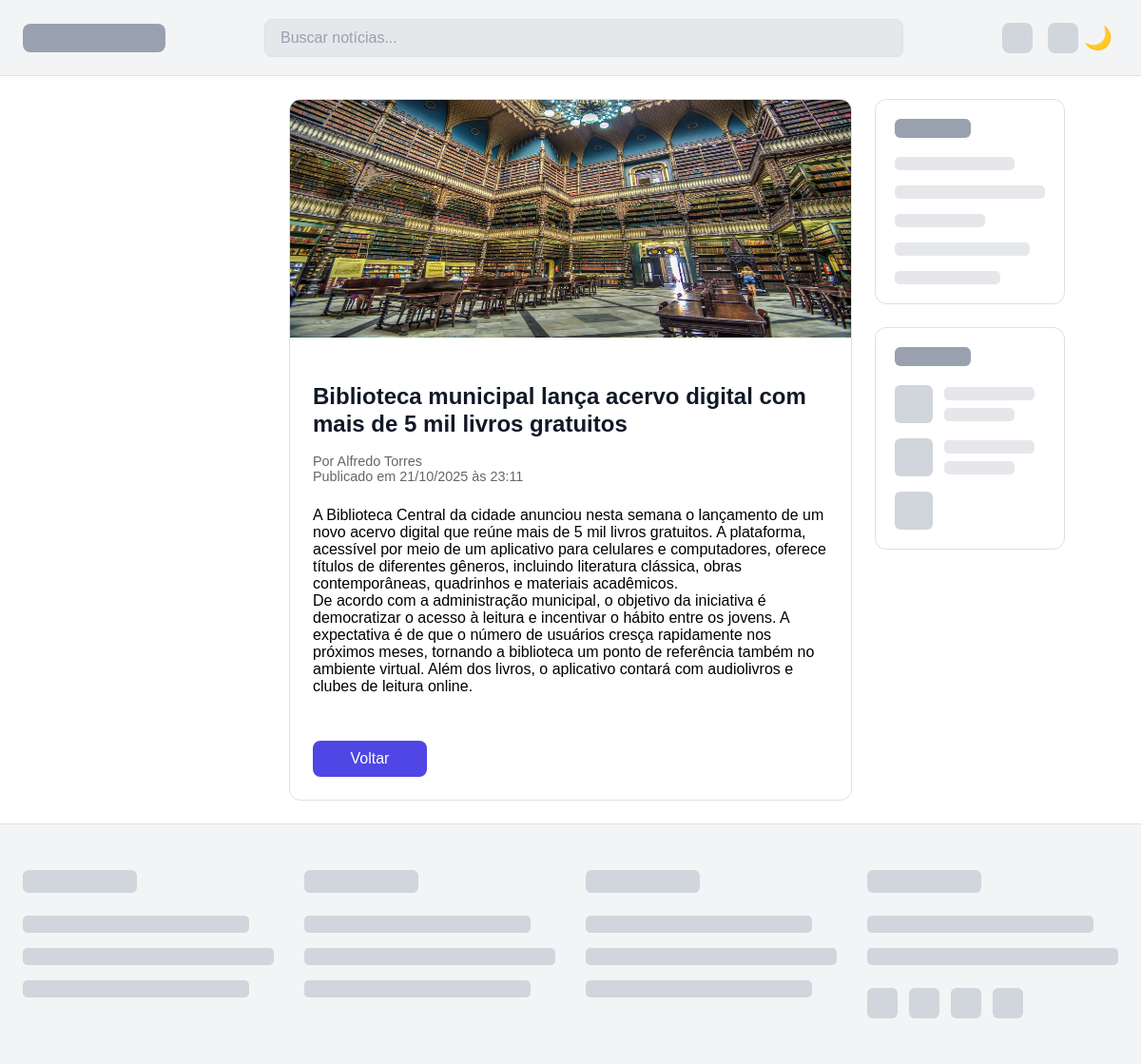
/article/biblioteca-municipal-lanca-acervo-digital-com-mais-de-5-mil-livros-gratuitos/, run on the app's committed database.
### feed/models.py (models this page shows, shortened)
class Article(models.Model):
    title = models.CharField(max_length=200, verbose_name="Título")
    author = models.CharField(max_length=100, verbose_name="Autor")
    summary = models.TextField(verbose_name="Resumo")
    content = models.TextField(verbose_name="Conteúdo Completo")
    image = models.ImageField(upload_to='articles/', verbose_name="Imagem de Destaque")
    publication_date = models.DateTimeField(default=timezone.now, verbose_name="Data de Publicação")
    slug = models.SlugField(max_length=255, unique=True, blank=True, editable=False)
    class Meta:
        ordering = ['-publication_date']

### feed/views.py (the view)
# urls.py: path('article/<slug:slug>/', ArticleDetailView.as_view(), name='article-detail'),
class ArticleDetailView(DetailView):
    model = Article
    template_name = 'feed/article_detail.html'
    context_object_name = 'article'
    slug_field = 'slug'
    slug_url_kwarg = 'slug'

### feed/templates/feed/article_detail.html (shortened to what this page needs)
{% extends "feed/base.html" %}
{% block content %}
    <article class="card">
        <img class="card_image" src="{{ article.image.url }}" alt="{{ article.title }}">
        <div class="card_body">
            <h1 class="card_title">{{ article.title }}</h1>
            <p style="color: #666; font-size: 0.9rem; margin-bottom: 24px;">
                Por {{ article.author }} <br>
                Publicado em {{ article.publication_date|date:"d/m/Y \à\s H:i" }}
            </p>
            <div class="article-content">
                {{ article.content|linebreaks }}
            </div>
            <a href="{% url 'article-list' %}" class="card_button" style="margin-top: 32px;">Voltar</a>
        </div>
    </article>
{% endblock %}

### feed/static/feed/css/style.css (style rules this page uses)
:root { --color-background: #f3f4f6; --color-surface: #ffffff; --color-border: #e0e0e0; --color-placeholder-light: #e5e7eb; --color-placeholder-medium: #d1d5dc; --color-placeholder-dark: #99a1af; --header-height: 80px; --border-radius: 12px; --page-max-width: 1200px; --content-gap: 24px; }
* { box-sizing: border-box; }
body { margin: 0; font-family: sans-serif; background-color: var(--color-surface); padding-top: var(--header-height); }
.card { background-color: var(--color-surface); border: 1px solid var(--color-border); border-radius: var(--border-radius); width: 100%; overflow: hidden; margin-right: 300px; }
.card_image { background-color: var(--color-placeholder-light); height: 250px; width: 100%; }
.card_body { padding: 24px; }
.card_title { border-radius: 8px; margin-bottom: 16px; font-size: 1.5rem; font-weight: 600; color: #111827; line-height: 1.2; }
.card_button { background-color: #4F46E5; color: white; text-decoration: none; text-align: center; display: inline-block; line-height: 38px; width: 120px; height: 38px; border: none; border-radius: 8px; margin-top: 24px; font-weight: 500; transition: background-color 0.2s; }

### data on the page
Article: image (picture), title "Biblioteca municipal lança acervo digital com mais de 5 mil livros gratuitos", author "Alfredo Torres", publication_date "21/10/2025 às 23:11", content "A Biblioteca Central da cidade anunciou nesta semana o lançamento de um novo acervo digital que reúne mais de 5 mil livros gratuitos. A plataforma, acessível por meio de um aplicativo para celulares e computadores, oferece títulos de diferentes gêneros, incluindo literatura clássica, obras contemporâneas, quadrinhos e materiais acadêmicos. De acordo com a administração municipal, o objetivo da iniciativa é democratizar o acesso à leitura e incentivar o hábito entre os jovens. A expectativa é de que o número de usuários cresça rapidamente nos próximos meses, tornando a biblioteca um ponto de referência também no ambiente virtual. Além dos livros, o aplicativo contará com audiolivros e clubes…"
